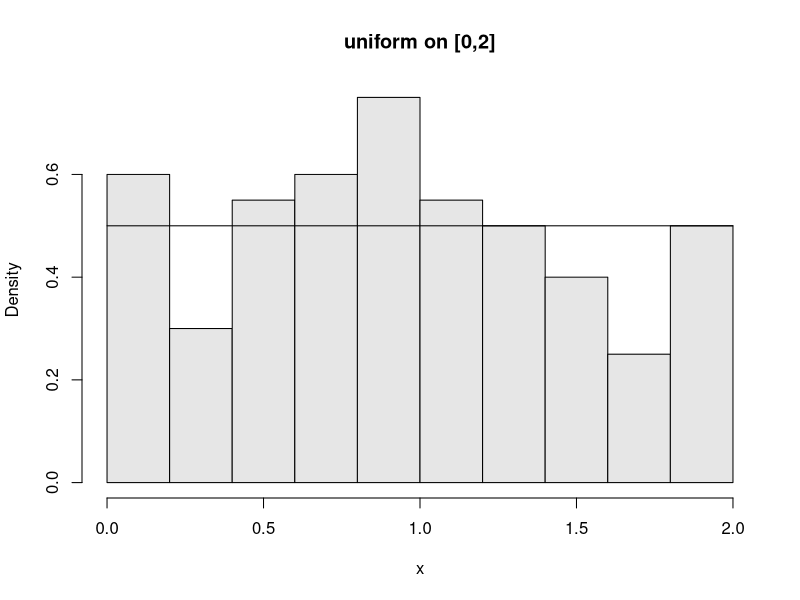
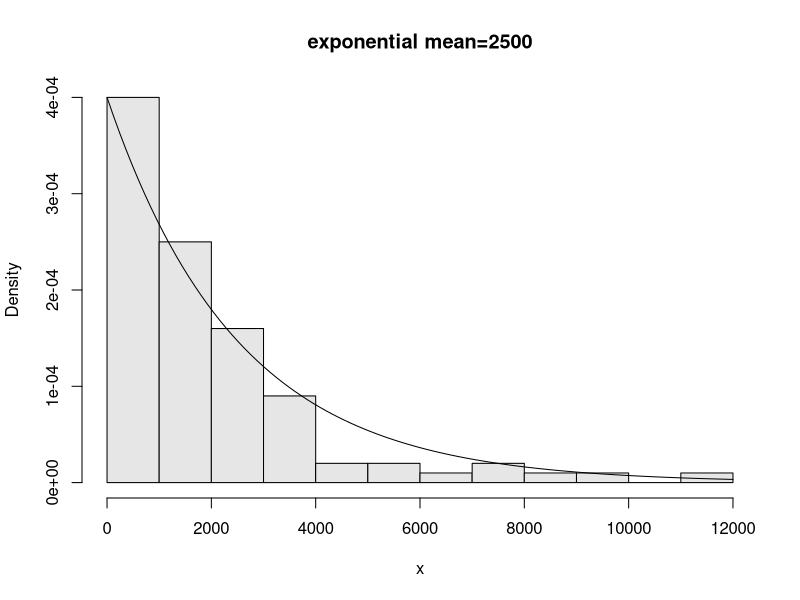
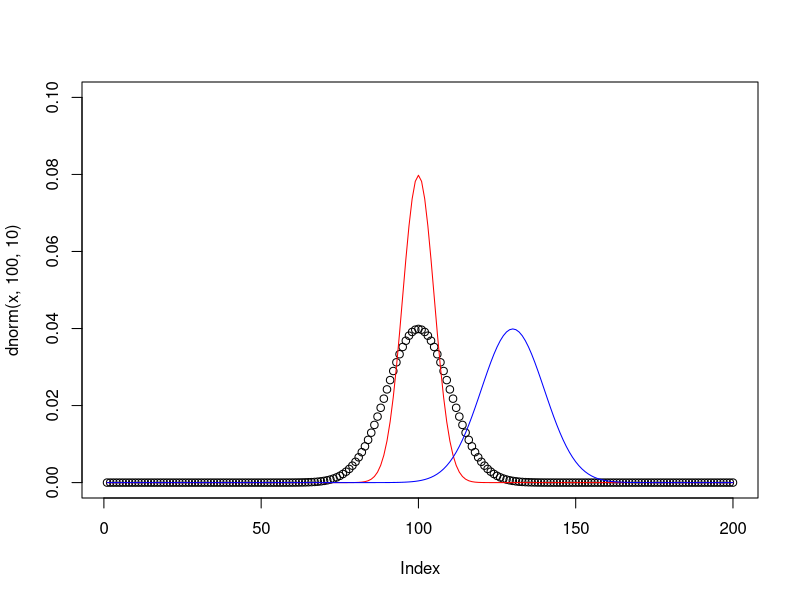
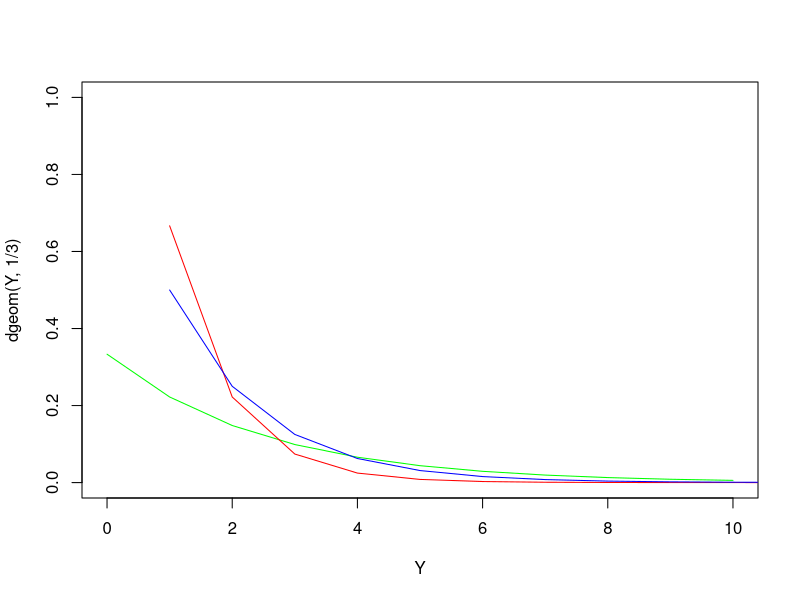
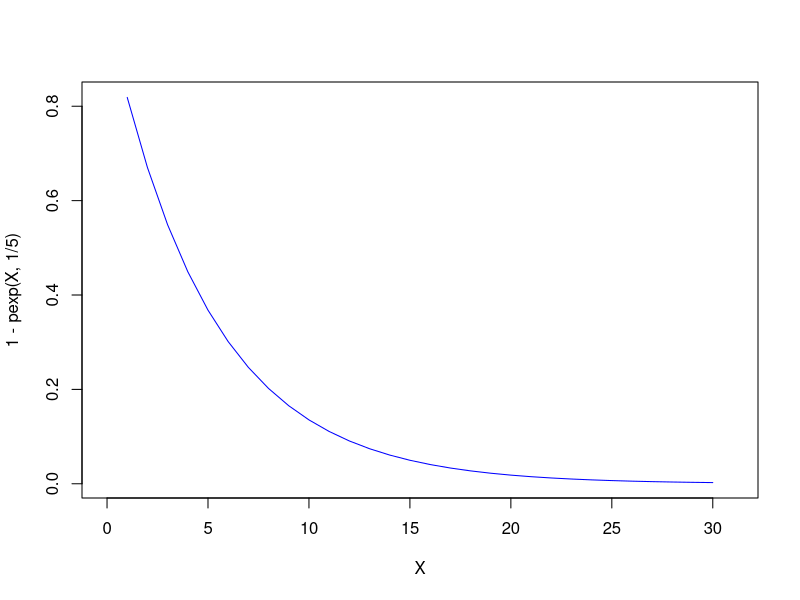
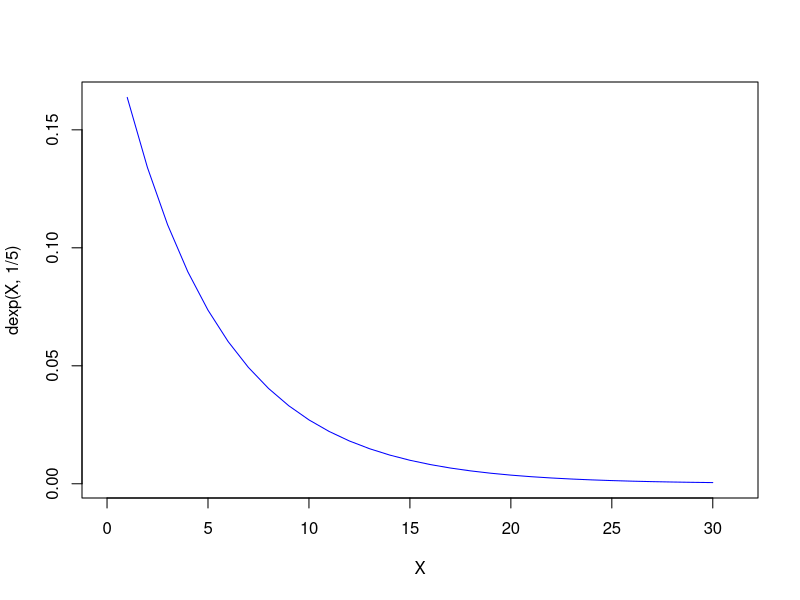
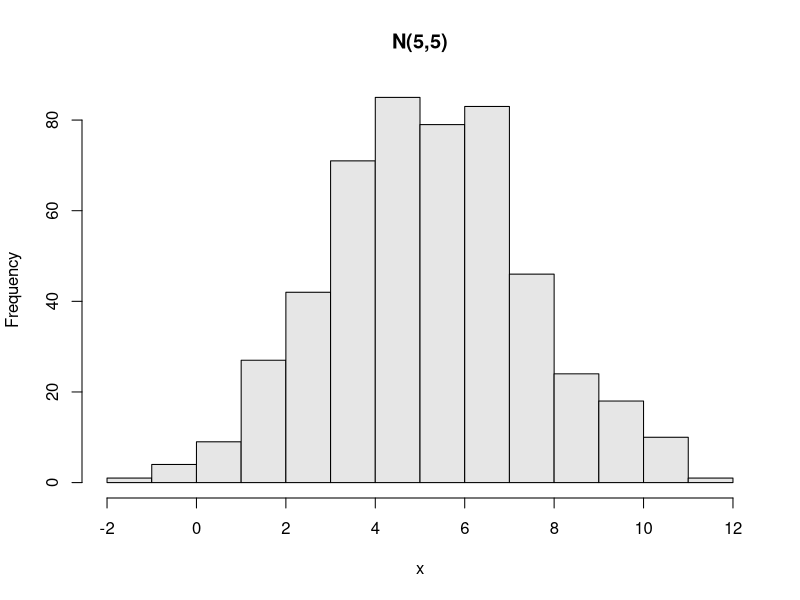
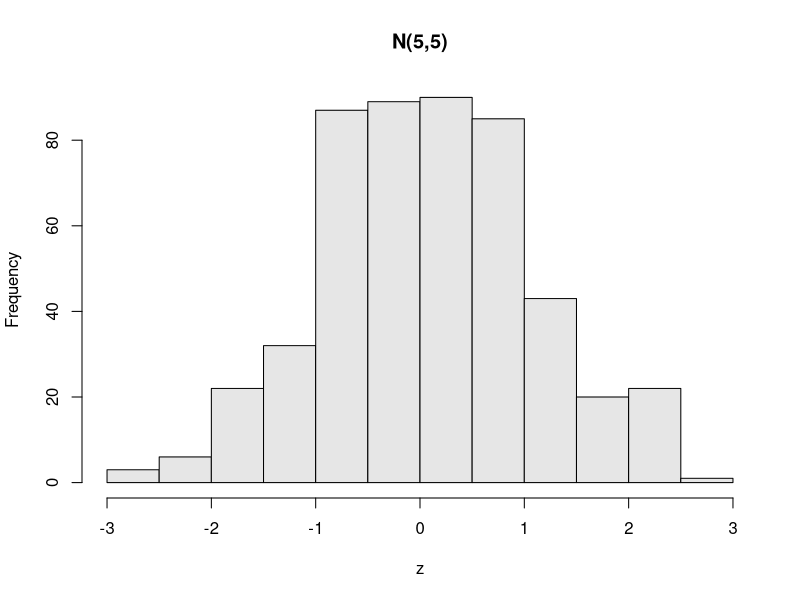

Source code (R) for these figures, in order:
#10.11 
#week7

#Example: Generate 100 uniformly distributed random numbers.
x=runif(100,0,2)
hist(x, probability = TRUE, col=gray(.9), main="uniform on [0,2]")
curve(dunif(x,0,2),add=T)

#negative binomial - counts the number of failiures until we have a fixed number of successes.
#Exp distribution - continuous; Poisson distribution - discrete.
#Exponential distribution is a Poisson distribution with k=0
#(exp - when calculating the necessary time.)

#Example - light bulb
x=rexp(100,1/2500)
hist(x, probability = TRUE, col=gray(.9), main="exponential mean=2500")
curve(dexp(x,1/2500), add=T)


#Gauss/ Normal distribution N(mu, sigma^2), 
#sigma^2 - variance, sigma - standard deviation 
#N(0,1) - standard normal distribution

x=c(1:200)
plot(dnorm(x,100,10), ylim=c(0,0.1))
lines(dnorm(x,100,5), col="red")
lines(dnorm(x,130,10), col="blue")
#mu, sigma^2
#Transformation (from normal to standard normal distr): (X_i-mu)/sigma



#task 1
#Basketball player - geometrical distribution
Y=0:10
plot(Y, dgeom(Y, 1/3), type="l", col="green", ylim = c(0,1))
lines(dgeom(Y, 2/3), col="red")
lines(dgeom(Y, 1/2), col="blue")


#task2
#Fix an automobile; exp distr
#lambda=1/5
#Calculate P(X<=30)
X=1:30
pexp(30,1/5)
1-pexp(30,1/5)
plot(X, 1-pexp(X, 1/5), type="l", col="blue", xlim=c(0,31))
plot(X, dexp(X, 1/5), type="l", col="blue", xlim=c(0,31))


#task3
x=rnorm(500,5,sqrt(5))
hist(x, col=gray(.9), main="N(5,5)")
z=(x-5)/sqrt(5)
hist(z, col=gray(.9), main="N(5,5)")


#task4
#Z=N(0,1)
pnorm(z)
#z>0.92
pnorm(0.92, lower.tail = FALSE)
#z<0.92
pnorm(0.92, lower.tail = TRUE)
#z>-0.5
pnorm(-0.5, lower.tail = FALSE)
pnorm(0.5)
#normal distr is symmetrical
#P(-0.64<z<0.43):
a=pnorm(-0.64, lower.tail = FALSE)
b=pnorm(0.43, lower.tail = TRUE)
p=a-(1-b)
p


#task5
pnorm(6.2, 3,2, lower.tail = TRUE)


#task6
pnorm(3100, 3500,500, lower.tail = TRUE)


#task7
x1=pnorm(80,10)
y1=pnorm(78,13)
pnorm(x1-y1>0, 2, sqrt(269), lower.tail = FALSE)
#x1=N(mu1, sigma1^1); y1=N(mu2, sigma2^2)
#for independent x1, y1: x1-y1 = N(mu1-mu2, sigma1^2+sigma2^2)
sqrt(10^2+ 13^2)
sqrt(269)

